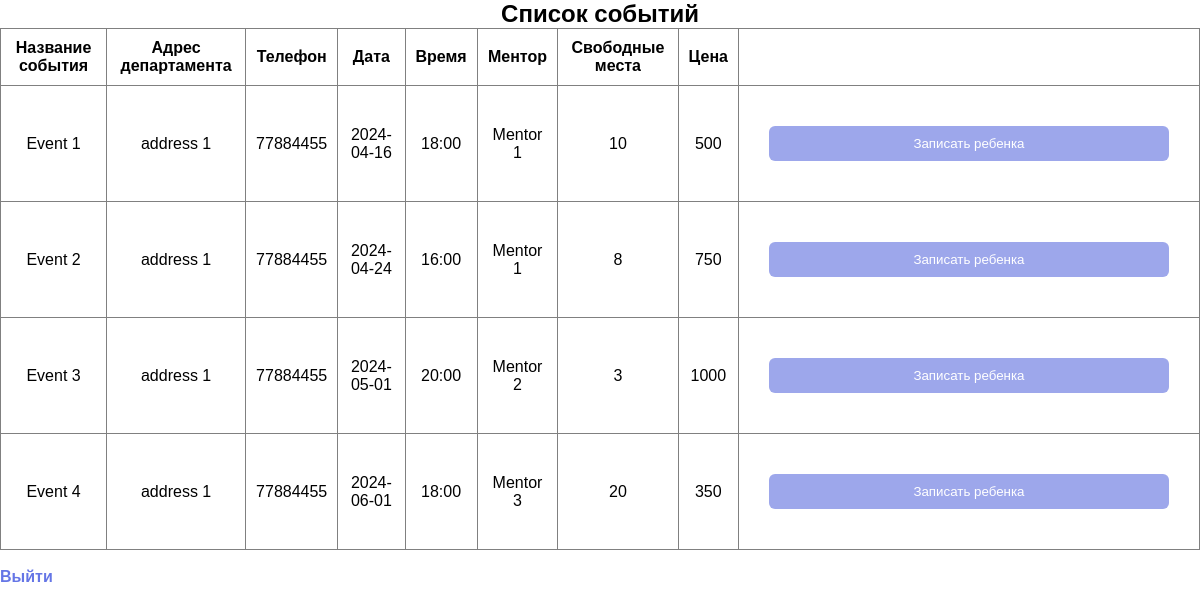
Page /parentPage.php (signed in) on the committed database.
### tables this page shows
CREATE TABLE `Dep_Date_Hour` (
  `id_depDH` int NOT NULL,
  `date` date NOT NULL,
  `hour` varchar(5) NOT NULL,
  `id_dep` int NOT NULL,
  `id_ev` int NOT NULL
);

CREATE TABLE `Event` (
  `id_ev` int NOT NULL,
  `name` varchar(50) NOT NULL,
  `mentor` varchar(50) NOT NULL,
  `nr_seats` int NOT NULL,
  `price` float NOT NULL
);

CREATE TABLE `Crafti_Department` (
  `id_dep` int NOT NULL,
  `address` varchar(50) DEFAULT NULL,
  `telefon` int DEFAULT NULL
);

### parentPage.php (the view, shortened to what this page needs)
<?php
	require_once "admin/connect.php";
?>
<!doctype html>
<html lang="en">
	<head>
		<link rel="stylesheet" href="css/main.css">
	</head>
	<body>
		<h2 align="center">Список событий</h2>
		<?php
			$query = "SELECT e.id_ev, e.name AS event_name, d.address as address, d.telefon as telefon, dep.date as date, dep.hour as hour, e.mentor as mentor, e.nr_seats as available_seats, e.price as price FROM Event e INNER JOIN Dep_Date_Hour dep ON e.id_ev = dep.id_ev INNER JOIN Crafti_Department d ON dep.id_dep = d.id_dep";
			$result = mysqli_query($connect, $query);
			echo "<table border='1'>";
			echo "<tr><th>Название события</th><th>Адрес департамента</th><th>Телефон</th><th>Дата</th><th>Время</th><th>Ментор</th><th>Свободные места</th><th>Цена</th></tr>";
			while ($row = mysqli_fetch_assoc($result)) {
				echo "<tr>";
					echo "<td>" . $row['event_name'] . "</td>";
					echo "<td>" . $row['address'] . "</td>";
					echo "<td>" . $row['telefon'] . "</td>";
					echo "<td>" . $row['date'] . "</td>";
					echo "<td>" . $row['hour'] . "</td>";
					echo "<td>" . $row['mentor'] . "</td>";
					echo "<td>" . $row['available_seats'] . "</td>";
					echo "<td>" . $row['price'] . "</td>";
					echo "<td>";
					echo "<form class='registrate' action='admin/process_registration.php' method='post'>";
					echo "<input class='regButton' type='submit' value='Записать ребенка'>";
					echo "</form>";
					echo "</td>";
				echo "</tr>";
			}
			echo "</table>";
			echo "<br /><a href='admin/logout.php'>Выйти</a>"
		?>
	</body>
</html>

### css/main.css (style rules this page uses)
* { margin: 0; padding: 0; }
body { font-family: Montserrat, sans-serif; }
form { display: flex; flex-direction: column; width: 400px; border: 2px solid #6576e6; border-radius: 6px; padding: 20px; }
input { margin: 10px 0; padding: 10px; border: 2px solid #6576e6; border-radius: 6px; }
a { color: #6576e6; font-weight: bold; text-decoration: none; }
table { padding: 10px; border-collapse: collapse; }
td, th { padding: 10px; text-align: center; }
.registrate { border: unset; }
.regButton { background: #9da7eb; color: white; cursor: pointer; border: unset; border-radius: 6px; }

### rows in the picture
dep_date_hour: id_ev.name "Event 1", id_dep.address "address 1", id_dep.telefon "77884455", date "2024-04-16", hour "18:00", id_ev.mentor "Mentor 1", id_ev.nr_seats "10", id_ev.price "500"
dep_date_hour: id_ev.name "Event 2", id_dep.address "address 1", id_dep.telefon "77884455", date "2024-04-24", hour "16:00", id_ev.mentor "Mentor 1", id_ev.nr_seats "8", id_ev.price "750"
dep_date_hour: id_ev.name "Event 3", id_dep.address "address 1", id_dep.telefon "77884455", date "2024-05-01", hour "20:00", id_ev.mentor "Mentor 2", id_ev.nr_seats "3", id_ev.price "1000"
dep_date_hour: id_ev.name "Event 4", id_dep.address "address 1", id_dep.telefon "77884455", date "2024-06-01", hour "18:00", id_ev.mentor "Mentor 3", id_ev.nr_seats "20", id_ev.price "350"
